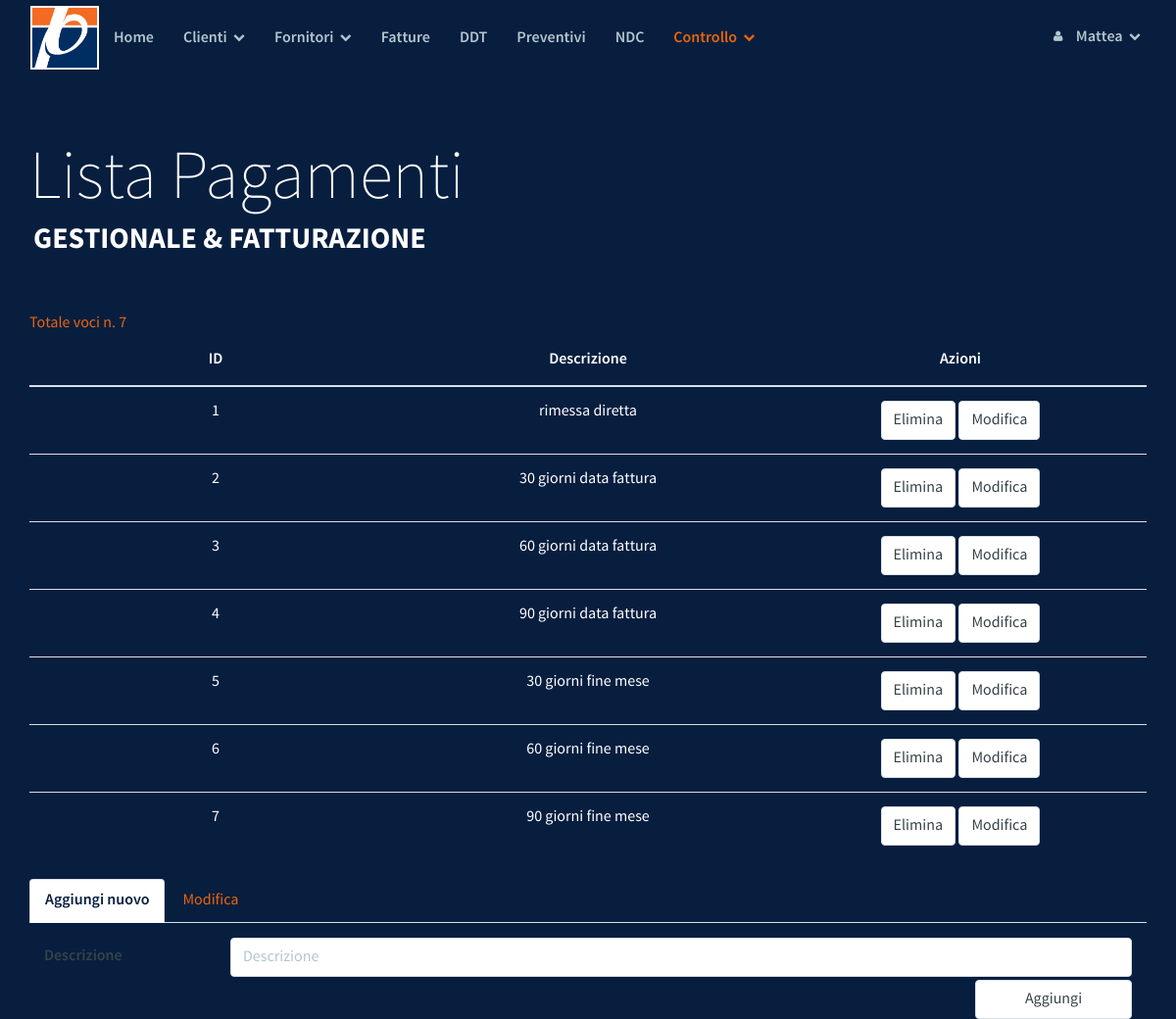
The app's page /check/ck_pagam.php (signed in) with its own data.
### tables this page shows
CREATE TABLE `ck_pagam` (
  `id` int(10) unsigned NOT NULL AUTO_INCREMENT,
  `descr` varchar(200) NOT NULL,
  PRIMARY KEY (`id`),
  UNIQUE KEY `descr` (`descr`)
);

### check/ck_pagam.php (the view, shortened to what this page needs)
<?php
   include("../DB/config.php");
?>
<!DOCTYPE html>
<html lang="it">
<head>
	<?php include_once("./../template/parrot/style.php");  ?>
</head>
<body>
        <?php include_once("./../template/parrot/navbar.php") ?>
    <div class="masthead">
        <div class="masthead-title">
            <div class="container">
                Lista Pagamenti
                <small>Gestionale & Fatturazione</small>
            </div>
        </div>
    </div>
<div class="container">
    <br/>
    <span style="color:#EA640C">
    Totale voci n.
    <?php
    $sql_rows = "SELECT * FROM ck_pagam";
    echo mysqli_num_rows(mysqli_query($conndb, $sql_rows));
    ?>
    </span>
</div>
<div class="container">
    <table class="table">
        <thead>
            <tr>
                <th>ID</th>
                <th>Descrizione</th>
                <th>Azioni</th>
            </tr>
        </thead>
        <tbody>
            <?php
            include("../DB/config.php");
            $sql = "SELECT * FROM ck_pagam ORDER BY id";
            $result = mysqli_query($conndb, $sql);
            while($row = mysqli_fetch_array($result)) {
                $id = $row['id'];
                $descr = $row['descr'];
                echo "<tr>
                <td class='valore-" . $id . "'>" . $id . "</td>
                <td class='valore-" . $id . "'>" . $descr . "</td>
                <td class='form-inline'>
                    <form  action='#' method='POST'>
                        <button class='form-control' type='submit' name='case' value='del'>Elimina</button>
                        <input class='form-control' type='button' value='Modifica' data-toggle=\"tab\" onClick='modifica(\"valore-" . $id . "\")'>
                        <input type='hidden' name='id' value='" . $id . "'>
                    </form>
                </td>
                </tr>";
            }
            ?>
        </tbody>
    </table>
    <div>
        <ul class="nav nav-tabs" role="tablist">
            <li role="presentation" class="active"><a href="#new" aria-controls="home" role="tab" data-toggle="tab">Aggiungi
                    nuovo</a></li>
            <li role="presentation"><a id="openModTab" href="#mod" aria-controls="profile" role="tab" data-toggle="tab">Modifica</a>
            </li>
        </ul>
        <div id="tabs" class="tab-content">
            <div role="tabpanel" class="tab-pane active" id="new">
                <form action="#" method="POST">
                    <div class="col-sm-12">
                        <div class="row" style="margin-top: 15px">
                            <label class="col-sm-2 control-label">Descrizione</label>
                            <div class="col-sm-10">
                                <input type="text" class="form-control" name="descr" placeholder="Descrizione">
                            </div>
                        </div>
                    </div>
                    <div class="col-sm-12">
                        <div class="row">
                            <div class="col-sm-2 col-sm-offset-10">
                                <input class="form-control" type="submit" value="Aggiungi">
                            </div>
                        </div>
                    </div>
                </form>
            </div>
        </div>
    </div>
</div>
</body>
</html>
	</body>
</html>

### template/parrot/css/drunken-parrot.css (style rules this page uses)
body { font-family: "SourceSansPro", Helvetica, Arial, sans-serif; font-size: 16px; line-height: 1.5; color: #fff; background-color: #071E3F; }
a { color: #EA640C; text-decoration: none; -webkit-transition: 0.25s; transition: 0.25s; }
label { font-family: "SourceSansProSemiBold", Helvetica, Arial, sans-serif; font-weight: normal; line-height: 2.4; color: #364347; }
.form-control { border: 1px solid #d6e1e5; color: #364347; font-size: 16px; line-height: 1.467; padding: 7px 12px; height: 40px; -webkit-appearance: none; border-radius: 4px; -webkit-box-shadow: none; box-shadow: none; -webkit-transition: border .25s linear, color .25s linear, background-color .25s linear; transition: border .25s linear, color .25s linear, background-color .25s linear; }
.nav-tabs { border-bottom: 1px solid #d6e1e5; }
.nav-tabs > li.active > a, .nav-tabs > li.active > a:hover, .nav-tabs > li.active > a:focus { color: #071E3F; border: 1px solid #d6e1e5; border-bottom-color: transparent; font-family: "SourceSansProSemiBold", Helvetica, Arial, sans-serif; }
.table > thead > tr > th, .table > tbody > tr > th, .table > tfoot > tr > th, .table > thead > tr > td, .table > tbody > tr > td, .table > tfoot > tr > td { padding: 14px 5px; border-top: 1px solid #d6e1e5; }
.table > thead > tr > th { border-bottom: 2px solid #d6e1e5; font-family: "SourceSansProSemiBold", Helvetica, Arial, sans-serif; }

### template/parrot/css/demo.css (style rules this page uses)
.masthead { width: 100%; height: 100%; padding: 2em 0 2em 0; position: relative; z-index: 2; }
.masthead .masthead-title { font-family: "SourceSansProExtraLight", Helvetica, Arial, sans-serif; font-size: 30px; line-height: 1.2; color: white; }
.masthead .masthead-title small { color: white; font-family: "SourceSansProBold", Helvetica, Arial, sans-serif; display: block; text-transform: uppercase; font-size: 12px; padding-left: 4px; }
@media (min-width: 1000px) { .container { width: 1170px; } }
@media (min-width: 1000px) { .masthead { :padding: 3em 0; } }
@media (min-width: 1000px) { .masthead .masthead-title { font-size: 70px; } }
@media (min-width: 1000px) { .masthead .masthead-title small { font-size: 30px; } }
@media (min-width: 1000px) { .table > thead > tr > th, .table > tbody > tr > th, .table > tfoot > tr > th, .table > thead > tr > td, .table > tbody > tr > td, .table > tfoot > tr > td { padding: 14px 20px; border-top: 1px solid #d6e1e5; } }

### check/ck_pagam.php (style rules this page uses)
th { text-align: center; width: 25%; }
td { text-align: center; width: 25%; }

### records on screen
ck_pagam: id "1", descr "rimessa diretta"
ck_pagam: id "2", descr "30 giorni data fattura"
ck_pagam: id "3", descr "60 giorni data fattura"
ck_pagam: id "4", descr "90 giorni data fattura"
ck_pagam: id "5", descr "30 giorni fine mese"
ck_pagam: id "6", descr "60 giorni fine mese"
ck_pagam: id "7", descr "90 giorni fine mese"

### other values on screen
$user "Mattea"
mysqli_num_rows(mysqli_query($conndb, $sql_rows)) "7"
